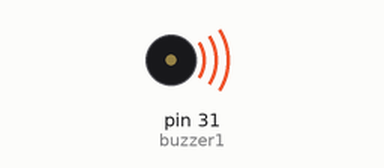
A sketch run on a simulated Arduino Mega 2560, built with avr-gcc and run on an emulated ATmega2560. Shown: buzzer (waves = sounding).

Above: at 0.5 s.
At 4.0 s:
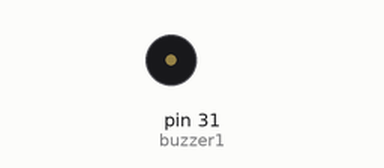
Timing chart, 0 to 6.5 s (numbered marks = the images above):
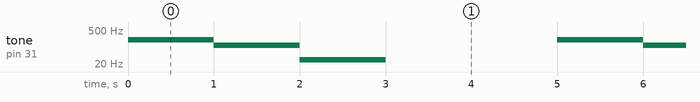

Measured:
- by itself, tone on pin 31 (buzzer1): repeats every 5.0 s: 120 Hz 1.0 s, 30 Hz 1.0 s, silent 2.0 s, 200 Hz 1.0 s

The sketch:

Buzzer_sesh1.ino
```cpp
int buzzer1 = 31;

void setup(){
  pinMode(buzzer1,OUTPUT);
  noTone(buzzer1);
}

void loop(){
  tone(buzzer1,200);
  delay(1000);
  tone(buzzer1,120);
  delay(1000);
  tone(buzzer1,30);
  delay(1000);
  noTone(buzzer1);
  delay(2000);
}
```
